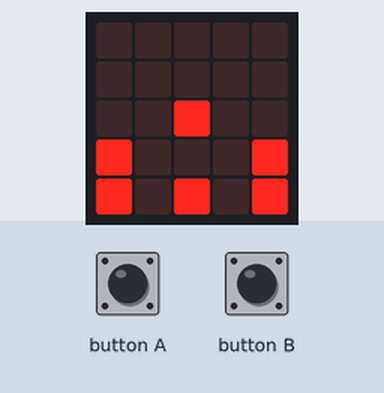
Simulated run of this program. Board: BBC micro:bit (MakeCode). Parts: the board's 5×5 LED display. Inputs (shaded band) come from the test bench. The 48×5 strip is a reading aid, not a part: it shows the text the display is scrolling, unrolled, one strip-width of it at a time.

Above: at 1.2 s.
1.3 s: button A pressed for 0.15 s
At 1.83 s:
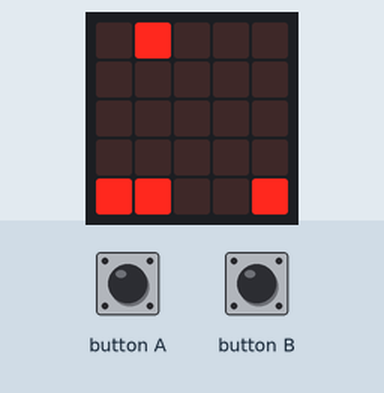
2.0 s: button B pressed for 0.15 s
At 2.68 s:
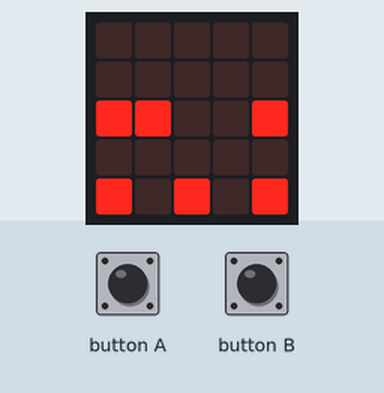
2.7 s: button B pressed for 0.15 s
At 3.1 s:
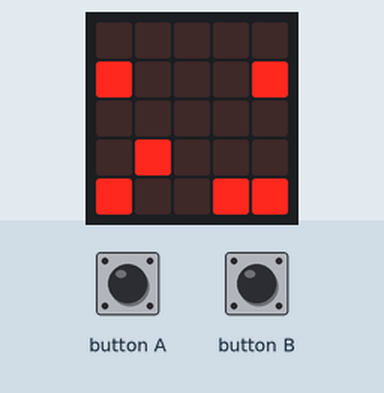
3.4 s: button A pressed for 0.15 s
At 3.81 s:
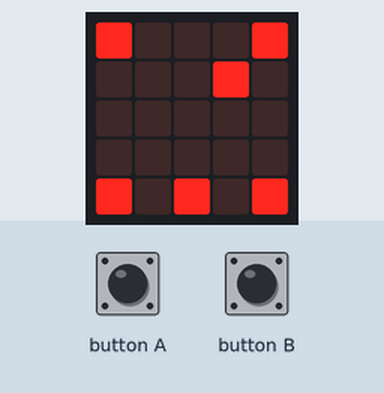
4.1 s: button A pressed for 0.15 s
At 4.66 s:
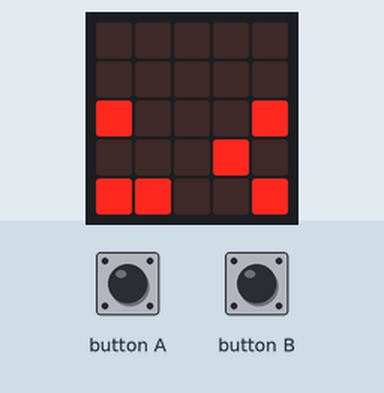
4.8 s: button B pressed for 0.15 s
At 5.8 s:
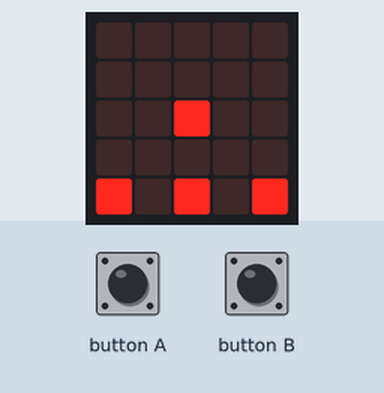
Timing chart, 0 to 7.8 s (numbered marks = the images above; inputs shaded):
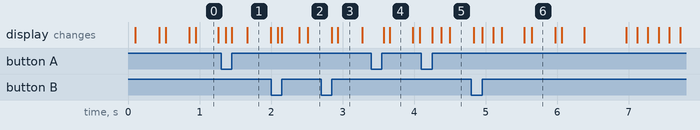

Measured:
- after the input at 1.3 s, the display: first differs from a run without the input after 0.15 s (image 1 shows a later state)
- after the input at 2.0 s, the display: first differs from a run without the input after 0.15 s (image 2 shows a later state)
- after the input at 2.7 s, the display: first changes after 0.15 s (image 3 shows a later state)
- after the input at 3.4 s, the display: first changes after 0.18 s (image 4 shows a later state)
- after the input at 4.1 s, the display: first changes after 0.15 s (image 5 shows a later state)
- after the input at 4.8 s, the display: first differs from a run without the input after 0.15 s (image 6 shows a later state)

The program:

main.ts
```typescript
input.onButtonPressed(Button.A, function () {
    ob1.move(-1)
})
input.onButtonPressed(Button.B, function () {
    ob1.move(1)
})
function mover () {
    basic.pause(100)
    barrera1.move(1)
    barrera1.ifOnEdgeBounce()
    barrera.move(1)
    barrera.ifOnEdgeBounce()
    basic.pause(300)
    ob2.move(1)
    if (b2.isTouching(ob1) || ob1.isTouching(b3)) {
        basic.showIcon(IconNames.No)
        basic.showString(" Tocaste la barrera")
    }
    if (ob2.isTouching(ob1)) {
        basic.showIcon(IconNames.Sad)
        basic.showString(" Game Over")
    }
    if (ob2.isTouchingEdge()) {
        ob2.delete()
        if (cont == 3) {
            cont = 2
        } else {
            if (cont == 2) {
                cont = 1
            } else {
                if (cont == 1) {
                    cont = 3
                } else {

                }
            }
        }
        ob2 = game.createSprite(cont, 0)
        ob2.turn(Direction.Right, 90)
        basic.pause(300)
        ob2.move(1)
    }
}
let cont = 0
let b3: game.LedSprite = null
let b2: game.LedSprite = null
let barrera1: game.LedSprite = null
let barrera: game.LedSprite = null
let ob1: game.LedSprite = null
let ob2: game.LedSprite = null
ob2 = game.createSprite(2, 0)
ob2.turn(Direction.Right, 90)
ob1 = game.createSprite(2, 4)
barrera = game.createSprite(0, 0)
barrera1 = game.createSprite(4, 0)
b2 = game.createSprite(0, 4)
b3 = game.createSprite(4, 4)
barrera.turn(Direction.Right, 90)
barrera1.turn(Direction.Right, 90)
cont = 2
basic.forever(function () {
    mover()
})
```

test.ts
```typescript
// aquí va el archivo "tests"; esto no se compilará cuando este paquete se utilice como una extensión.
```
